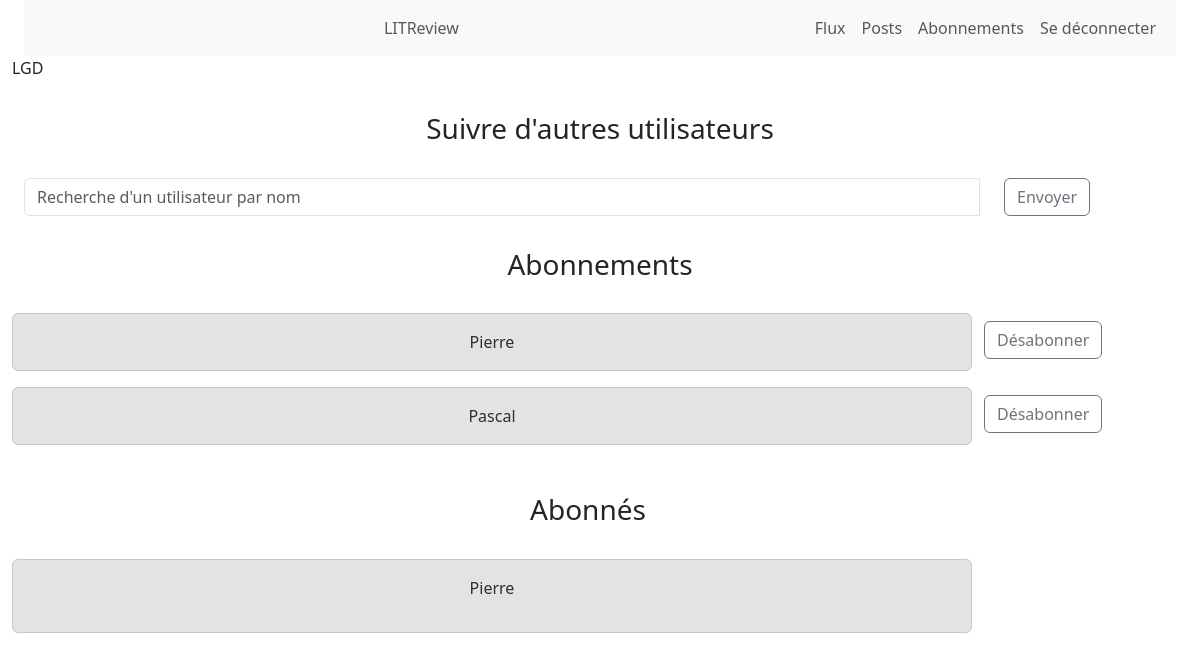
/subscribe-page/ (signed in), run on an earlier commit of the app's database.
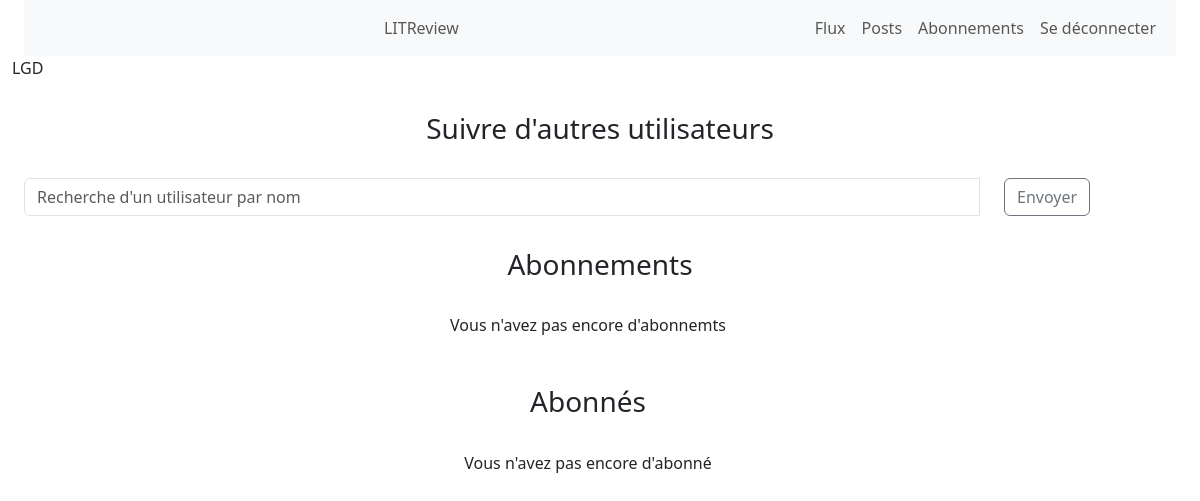
And on a later commit of the database.
### blog/models.py (models this page shows, shortened)
class UserFollows(models.Model):
    user = models.ForeignKey(settings.AUTH_USER_MODEL,
                             on_delete=models.CASCADE, related_name='user')
    followed_user = models.ForeignKey(settings.AUTH_USER_MODEL,
                                      on_delete=models.CASCADE, related_name='followed_user')
    class Meta:
        unique_together = ('user', 'followed_user', )

### authenticate/models.py (models this page shows)
class User(AbstractUser):
    pass

### blog/views.py (the view, shortened to what this page needs)
@login_required
def subscription_main_page(request):
    user = get_user_model()
    exist = User.objects.exclude(pk=request.user.id)
    following_user = models.UserFollows.objects.filter(
        user=request.user)
    followed_by_user = models.UserFollows.objects.filter(
        followed_user=request.user)
    message = None
    return render(request, "blog/subscription-page.html",
                  context={'following_user': following_user,
                           'followed_by_user': followed_by_user,
                           'exist': exist, 'message': message})

### blog/templates/blog/subscription-page.html (shortened to what this page needs)
{% extends 'base.html' %}
{% load crispy_forms_tags %}
{% block content %}
<div class="container-fluid">
    <h3 class="text-center p-3 my-3">Suivre d'autres utilisateurs</h3>
    {% include 'blog/subscribe.html' %}
</div>
<h3 class="text-center p-3 my-3">Abonnements</h3>
<div class='container-fluid row '>
    {% include 'blog/display-subscribers.html' %}
</div>
{% endblock content %}

### blog/templates/blog/display-subscribers.html
{% for user_follows  in following_user %}
    <div class="alert alert-secondary col-lg-10">
        <div class=" text-center">
        {{user_follows.followed_user}}
        </div>
    </div>
    {% include 'blog/unsubscribe.html' %}
    {% endfor %}
    {% if not following_user%}
    <p class= "text-center">Vous n'avez pas encore d'abonnemts</p>
    {% endif %}
<h3 class="text-center p-3 my-3">Abonnés</h3>
{% for username in followed_by_user %}
    <div class="alert alert-secondary col-lg-10">
        <p class="text-center">{{username.user}}</p>
    </div>
{% endfor %}
{% if not followed_by_user%}
<p class= "text-center">Vous n'avez pas encore d'abonné</p>
{% endif %}

### blog/templates/blog/unsubscribe.html (shortened to what this page needs)
    <div class="col-lg-2 mt-2">
        <form method="POST" action= "{% url 'unsubscribe' user_follows.id %}">
            <button type='submit'  class="btn btn-outline-secondary"  id="button-addon2">Désabonner</button>
        </form>
    </div>

What changed in the data, as far as the page shows it:
removed UserFollows: followed_user "Pierre", shown under "Abonnements"
removed UserFollows: followed_user "Pascal", shown under "Abonnements"
removed UserFollows: user "Pierre", shown under "Abonnés"
Also different on the page:
text now shown: "Vous n'avez pas encore d'abonnemts Vous n'avez pas encore d'abonné"
